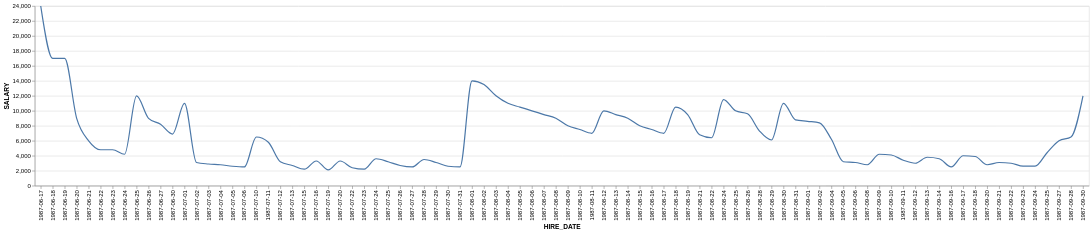

The Vega-Lite source for this figure:
### Vega-Lite specification from a JSON file in a GitHub repository (floating-point values rounded to 4 significant figures)
{"data": {"values": [{"x_data": "1987-09-25", "y_data": 4400}, {"x_data": "1987-09-27", "y_data": 6000}, {"x_data": "1987-07-01", "y_data": 11000}, {"x_data": "1987-07-02", "y_data": 3100}, {"x_data": "1987-07-03", "y_data": 2900}, {"x_data": "1987-07-04", "y_data": 2800}, {"x_data": "1987-07-05", "y_data": 2600}, {"x_data": "1987-07-06", "y_data": 2500}, {"x_data": "1987-09-28", "y_data": 6500}, {"x_data": "1987-07-10", "y_data": 6500}, {"x_data": "1987-07-11", "y_data": 5800}, {"x_data": "1987-07-12", "y_data": 3200}, {"x_data": "1987-07-13", "y_data": 2700}, {"x_data": "1987-07-15", "y_data": 2200}, {"x_data": "1987-07-16", "y_data": 3300}, {"x_data": "1987-07-19", "y_data": 2100}, {"x_data": "1987-07-20", "y_data": 3300}, {"x_data": "1987-07-22", "y_data": 2400}, {"x_data": "1987-07-23", "y_data": 2200}, {"x_data": "1987-07-24", "y_data": 3600}, {"x_data": "1987-07-25", "y_data": 3200}, {"x_data": "1987-07-26", "y_data": 2700}, {"x_data": "1987-07-27", "y_data": 2500}, {"x_data": "1987-07-28", "y_data": 3500}, {"x_data": "1987-07-29", "y_data": 3100}, {"x_data": "1987-07-30", "y_data": 2600}, {"x_data": "1987-07-31", "y_data": 2500}, {"x_data": "1987-09-05", "y_data": 3200}, {"x_data": "1987-09-06", "y_data": 3100}, {"x_data": "1987-09-08", "y_data": 2800}, {"x_data": "1987-09-09", "y_data": 4200}, {"x_data": "1987-09-10", "y_data": 4100}, {"x_data": "1987-09-11", "y_data": 3400}, {"x_data": "1987-09-12", "y_data": 3000}, {"x_data": "1987-09-13", "y_data": 3800}, {"x_data": "1987-09-14", "y_data": 3600}, {"x_data": "1987-09-16", "y_data": 2500}, {"x_data": "1987-09-17", "y_data": 4000}, {"x_data": "1987-09-18", "y_data": 3900}, {"x_data": "1987-09-20", "y_data": 2800}, {"x_data": "1987-09-21", "y_data": 3100}, {"x_data": "1987-09-22", "y_data": 3000}, {"x_data": "1987-09-23", "y_data": 2600}, {"x_data": "1987-09-24", "y_data": 2600}, {"x_data": "1987-06-20", "y_data": 9000}, {"x_data": "1987-06-21", "y_data": 6000}, {"x_data": "1987-06-22", "y_data": 4800}, {"x_data": "1987-06-23", "y_data": 4800}, {"x_data": "1987-06-24", "y_data": 4200}, {"x_data": "1987-08-01", "y_data": 14000}, {"x_data": "1987-08-02", "y_data": 13500}, {"x_data": "1987-08-03", "y_data": 12000}, {"x_data": "1987-08-04", "y_data": 11000}, {"x_data": "1987-08-05", "y_data": 10500}, {"x_data": "1987-08-06", "y_data": 10000}, {"x_data": "1987-08-07", "y_data": 9500}, {"x_data": "1987-08-08", "y_data": 9000}, {"x_data": "1987-08-09", "y_data": 8000}, {"x_data": "1987-08-10", "y_data": 7500}, {"x_data": "1987-08-11", "y_data": 7000}, {"x_data": "1987-08-12", "y_data": 10000}, {"x_data": "1987-08-13", "y_data": 9500}, {"x_data": "1987-08-14", "y_data": 9000}, {"x_data": "1987-08-15", "y_data": 8000}, {"x_data": "1987-08-16", "y_data": 7500}, {"x_data": "1987-08-17", "y_data": 7000}, {"x_data": "1987-08-18", "y_data": 10500}, {"x_data": "1987-08-19", "y_data": 9500}, {"x_data": "1987-08-21", "y_data": 6800}, {"x_data": "1987-08-22", "y_data": 6400}, {"x_data": "1987-08-24", "y_data": 11500}, {"x_data": "1987-08-25", "y_data": 10000}, {"x_data": "1987-08-26", "y_data": 9600}, {"x_data": "1987-08-28", "y_data": 7300}, {"x_data": "1987-08-29", "y_data": 6100}, {"x_data": "1987-08-30", "y_data": 11000}, {"x_data": "1987-08-31", "y_data": 8800}, {"x_data": "1987-09-01", "y_data": 8600}, {"x_data": "1987-09-02", "y_data": 8400}, {"x_data": "1987-09-04", "y_data": 6200}, {"x_data": "1987-06-17", "y_data": 24000}, {"x_data": "1987-06-18", "y_data": 17000}, {"x_data": "1987-06-19", "y_data": 17000}, {"x_data": "1987-06-25", "y_data": 12000}, {"x_data": "1987-06-26", "y_data": 9000}, {"x_data": "1987-06-27", "y_data": 8200}, {"x_data": "1987-06-30", "y_data": 6900}, {"x_data": "1987-09-30", "y_data": 12000}]}, "mark": {"type": "line", "interpolate": "monotone"}, "encoding": {"x": {"field": "x_data", "type": "nominal", "title": "HIRE_DATE", "sort": "ascending"}, "y": {"field": "y_data", "type": "quantitative", "title": "SALARY"}}}
